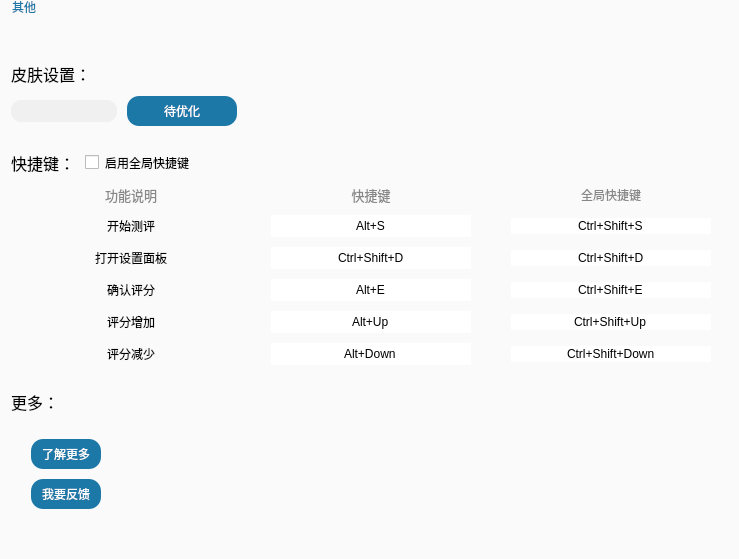
        <widget class="QGroupBox" name="others_gbox">
         <property name="styleSheet">
          <string notr="true">QGroupBox {
    font: 25px &quot;黑体&quot;;
    border: none;
	background-color: rgb(250, 250, 250);
    border-radius:6px;
    margin-top:12px;
}
QGroupBox:title {
    color:rgb(28, 120, 167);
    subcontrol-origin: margin;
    left: 10px;
}</string>
         </property>
         <property name="title">
          <string>其他</string>
         </property>
         <layout class="QVBoxLayout" name="verticalLayout_27">
          <property name="spacing">
           <number>25</number>
          </property>
          <property name="topMargin">
           <number>50</number>
          </property>
          <property name="bottomMargin">
           <number>50</number>
          </property>
          <item>
           <layout class="QVBoxLayout" name="verticalLayout_19">
            <property name="spacing">
             <number>10</number>
            </property>
            <item>
             <widget class="QLabel" name="label_21">
              <property name="font">
               <font>
                <family>黑体</family>
                <pointsize>12</pointsize>
                <weight>50</weight>
                <italic>false</italic>
                <bold>false</bold>
               </font>
              </property>
              <property name="styleSheet">
               <string notr="true">border:none;
font: 12pt &quot;黑体&quot;;</string>
              </property>
              <property name="text">
               <string>皮肤设置：</string>
              </property>
             </widget>
            </item>
            <item>
             <layout class="QHBoxLayout" name="horizontalLayout_37" stretch="0,1">
              <item>
               <layout class="QHBoxLayout" name="horizontalLayout_17">
                <property name="leftMargin">
                 <number>0</number>
                </property>
                <item>
                 <widget class="QLineEdit" name="lineEdit_10">
                  <property name="minimumSize">
                   <size>
                    <width>0</width>
                    <height>22</height>
                   </size>
                  </property>
                  <property name="maximumSize">
                   <size>
                    <width>16777215</width>
                    <height>22</height>
                   </size>
                  </property>
                  <property name="styleSheet">
                   <string notr="true">border:none;
font: 10pt &quot;Microsoft YaHei UI&quot;;
background-color: rgb(240, 240, 240);
border-radius:10px;</string>
                  </property>
                 </widget>
                </item>
                <item>
                 <widget class="QPushButton" name="pushButton_12">
                  <property name="minimumSize">
                   <size>
                    <width>110</width>
                    <height>30</height>
                   </size>
                  </property>
                  <property name="maximumSize">
                   <size>
                    <width>110</width>
                    <height>30</height>
                   </size>
                  </property>
                  <property name="styleSheet">
                   <string notr="true">QPushButton:hover {
	background-color: rgb(58, 189, 236);
}

QPushButton:pressed {
	
	background-color: rgb(27, 87, 126);
}

QPushButton {
	background-color: rgb(28, 120, 167);
	color: rgb(255, 255, 255);
	font: 10pt &quot;黑体&quot;;
	border-radius: 12px;
	border: 10px;
}</string>
                  </property>
                  <property name="text">
                   <string>待优化</string>
                  </property>
                 </widget>
                </item>
               </layout>
              </item>
              <item>
               <widget class="QLabel" name="label_41">
                <property name="text">
                 <string/>
                </property>
               </widget>
              </item>
             </layout>
            </item>
           </layout>
          </item>
          <item>
           <layout class="QVBoxLayout" name="verticalLayout_25">
            <property name="spacing">
             <number>10</number>
            </property>
            <item>
             <layout class="QHBoxLayout" name="horizontalLayout_38" stretch="0,1">
              <item>
               <layout class="QHBoxLayout" name="horizontalLayout_19">
                <item>
                 <widget class="QLabel" name="label_22">
                  <property name="font">
                   <font>
                    <family>黑体</family>
                    <pointsize>12</pointsize>
                    <weight>50</weight>
                    <italic>false</italic>
                    <bold>false</bold>
                   </font>
                  </property>
                  <property name="styleSheet">
                   <string notr="true">border:none;
font: 12pt &quot;黑体&quot;;</string>
                  </property>
                  <property name="text">
                   <string>快捷键：</string>
                  </property>
                 </widget>
                </item>
                <item>
                 <widget class="QCheckBox" name="checkBox">
                  <property name="styleSheet">
                   <string notr="true">border:none;
font: 10pt &quot;黑体&quot;;</string>
                  </property>
                  <property name="text">
                   <string>启用全局快捷键</string>
                  </property>
                 </widget>
                </item>
               </layout>
              </item>
              <item>
               <widget class="QLabel" name="label_42">
                <property name="text">
                 <string/>
                </property>
               </widget>
              </item>
             </layout>
            </item>
            <item>
             <layout class="QHBoxLayout" name="horizontalLayout_39" stretch="2,1">
              <property name="leftMargin">
               <number>20</number>
              </property>
              <item>
               <layout class="QVBoxLayout" name="verticalLayout_7">
                <item>
                 <layout class="QHBoxLayout" name="horizontalLayout_18" stretch="1,1,0">
                  <property name="spacing">
                   <number>40</number>
                  </property>
                  <property name="leftMargin">
                   <number>0</number>
                  </property>
                  <item>
                   <widget class="QLabel" name="label_23">
                    <property name="minimumSize">
                     <size>
                      <width>200</width>
                      <height>0</height>
                     </size>
                    </property>
                    <property name="maximumSize">
                     <size>
                      <width>200</width>
                      <height>16777215</height>
                     </size>
                    </property>
                    <property name="font">
                     <font>
                      <family>黑体</family>
                      <pointsize>10</pointsize>
                      <weight>50</weight>
                      <italic>false</italic>
                      <bold>false</bold>
                     </font>
                    </property>
                    <property name="styleSheet">
                     <string notr="true">color: rgb(135, 135, 135);
font:10pt &quot;黑体&quot;;</string>
                    </property>
                    <property name="text">
                     <string>功能说明</string>
                    </property>
                    <property name="alignment">
                     <set>Qt::AlignCenter</set>
                    </property>
                   </widget>
                  </item>
                  <item>
                   <widget class="QLabel" name="label_27">
                    <property name="minimumSize">
                     <size>
                      <width>200</width>
                      <height>0</height>
                     </size>
                    </property>
                    <property name="maximumSize">
                     <size>
                      <width>200</width>
                      <height>16777215</height>
                     </size>
                    </property>
                    <property name="font">
                     <font>
                      <family>黑体</family>
                      <pointsize>10</pointsize>
                      <weight>50</weight>
                      <italic>false</italic>
                      <bold>false</bold>
                     </font>
                    </property>
                    <property name="styleSheet">
                     <string notr="true">color: rgb(135, 135, 135);
font:10pt &quot;黑体&quot;;</string>
                    </property>
                    <property name="text">
                     <string>快捷键</string>
                    </property>
                    <property name="alignment">
                     <set>Qt::AlignCenter</set>
                    </property>
                   </widget>
                  </item>
                  <item>
                   <widget class="QLabel" name="label_52">
                    <property name="minimumSize">
                     <size>
                      <width>200</width>
                      <height>0</height>
                     </size>
                    </property>
                    <property name="maximumSize">
                     <size>
                      <width>200</width>
                      <height>16777215</height>
                     </size>
                    </property>
                    <property name="layoutDirection">
                     <enum>Qt::LeftToRight</enum>
                    </property>
                    <property name="styleSheet">
                     <string notr="true">color: rgb(135, 135, 135);
font:10pt &quot;黑体&quot;;</string>
                    </property>
                    <property name="text">
                     <string>全局快捷键</string>
                    </property>
                    <property name="alignment">
                     <set>Qt::AlignCenter</set>
                    </property>
                   </widget>
                  </item>
                 </layout>
                </item>
                <item>
                 <layout class="QHBoxLayout" name="horizontalLayout_20" stretch="1,1,1">
                  <property name="spacing">
                   <number>40</number>
                  </property>
                  <item alignment="Qt::AlignHCenter">
                   <widget class="QLabel" name="label_24">
                    <property name="minimumSize">
                     <size>
                      <width>200</width>
                      <height>0</height>
                     </size>
                    </property>
                    <property name="maximumSize">
                     <size>
                      <width>200</width>
                      <height>16777215</height>
                     </size>
                    </property>
                    <property name="styleSheet">
                     <string notr="true">font:10pt &quot;黑体&quot;;</string>
                    </property>
                    <property name="text">
                     <string>开始测评</string>
                    </property>
                    <property name="alignment">
                     <set>Qt::AlignCenter</set>
                    </property>
                   </widget>
                  </item>
                  <item>
                   <widget class="QLineEdit" name="lineEdit_11">
                    <property name="minimumSize">
                     <size>
                      <width>200</width>
                      <height>22</height>
                     </size>
                    </property>
                    <property name="maximumSize">
                     <size>
                      <width>200</width>
                      <height>22</height>
                     </size>
                    </property>
                    <property name="layoutDirection">
                     <enum>Qt::LeftToRight</enum>
                    </property>
                    <property name="styleSheet">
                     <string notr="true">border:none;
font: 10pt &quot;Microsoft YaHei UI&quot;;</string>
                    </property>
                    <property name="text">
                     <string>Alt+S</string>
                    </property>
                    <property name="alignment">
                     <set>Qt::AlignCenter</set>
                    </property>
                   </widget>
                  </item>
                  <item>
                   <widget class="QLineEdit" name="lineEdit_2">
                    <property name="minimumSize">
                     <size>
                      <width>200</width>
                      <height>0</height>
                     </size>
                    </property>
                    <property name="maximumSize">
                     <size>
                      <width>200</width>
                      <height>16777215</height>
                     </size>
                    </property>
                    <property name="styleSheet">
                     <string notr="true">border:none;
font: 10pt &quot;Microsoft YaHei UI&quot;;</string>
                    </property>
                    <property name="text">
                     <string>Ctrl+Shift+S</string>
                    </property>
                    <property name="alignment">
                     <set>Qt::AlignCenter</set>
                    </property>
                   </widget>
                  </item>
                 </layout>
                </item>
                <item>
                 <layout class="QHBoxLayout" name="horizontalLayout_21" stretch="1,1,1">
                  <property name="spacing">
                   <number>40</number>
                  </property>
                  <item alignment="Qt::AlignHCenter">
                   <widget class="QLabel" name="label_25">
                    <property name="minimumSize">
                     <size>
                      <width>200</width>
                      <height>0</height>
                     </size>
                    </property>
                    <property name="maximumSize">
                     <size>
                      <width>200</width>
                      <height>16777215</height>
                     </size>
                    </property>
                    <property name="styleSheet">
                     <string notr="true">font:10pt &quot;黑体&quot;;</string>
                    </property>
                    <property name="text">
                     <string>打开设置面板</string>
                    </property>
                    <property name="alignment">
                     <set>Qt::AlignCenter</set>
                    </property>
                   </widget>
                  </item>
                  <item>
                   <widget class="QLineEdit" name="lineEdit_12">
                    <property name="minimumSize">
                     <size>
                      <width>200</width>
                      <height>22</height>
                     </size>
                    </property>
                    <property name="maximumSize">
                     <size>
                      <width>200</width>
                      <height>22</height>
                     </size>
                    </property>
                    <property name="styleSheet">
                     <string notr="true">border:none;
font: 10pt &quot;Microsoft YaHei UI&quot;;</string>
                    </property>
                    <property name="text">
                     <string>Ctrl+Shift+D</string>
                    </property>
                    <property name="alignment">
                     <set>Qt::AlignCenter</set>
                    </property>
                   </widget>
                  </item>
                  <item>
                   <widget class="QLineEdit" name="lineEdit_6">
                    <property name="minimumSize">
                     <size>
                      <width>200</width>
                      <height>0</height>
                     </size>
                    </property>
                    <property name="maximumSize">
                     <size>
                      <width>200</width>
                      <height>16777215</height>
                     </size>
                    </property>
                    <property name="styleSheet">
                     <string notr="true">border:none;
font: 10pt &quot;Microsoft YaHei UI&quot;;</string>
                    </property>
                    <property name="text">
                     <string>Ctrl+Shift+D</string>
                    </property>
                    <property name="alignment">
                     <set>Qt::AlignCenter</set>
                    </property>
                   </widget>
                  </item>
                 </layout>
                </item>
                <item>
                 <layout class="QHBoxLayout" name="horizontalLayout_31" stretch="1,1,1">
                  <property name="spacing">
                   <number>40</number>
                  </property>
                  <item alignment="Qt::AlignHCenter">
                   <widget class="QLabel" name="label_63">
                    <property name="minimumSize">
                     <size>
                      <width>200</width>
                      <height>0</height>
                     </size>
                    </property>
                    <property name="maximumSize">
                     <size>
                      <width>200</width>
                      <height>16777215</height>
                     </size>
                    </property>
                    <property name="styleSheet">
                     <string notr="true">font:10pt &quot;黑体&quot;;</string>
                    </property>
                    <property name="text">
                     <string>确认评分</string>
                    </property>
                    <property name="alignment">
                     <set>Qt::AlignCenter</set>
                    </property>
                   </widget>
                  </item>
                  <item>
                   <widget class="QLineEdit" name="lineEdit_18">
                    <property name="minimumSize">
                     <size>
                      <width>200</width>
                      <height>22</height>
                     </size>
                    </property>
                    <property name="maximumSize">
                     <size>
                      <width>200</width>
                      <height>22</height>
                     </size>
                    </property>
                    <property name="styleSheet">
                     <string notr="true">border:none;
font: 10pt &quot;Microsoft YaHei UI&quot;;</string>
                    </property>
                    <property name="text">
                     <string>Alt+E</string>
                    </property>
                    <property name="alignment">
                     <set>Qt::AlignCenter</set>
                    </property>
                   </widget>
                  </item>
                  <item>
                   <widget class="QLineEdit" name="lineEdit_19">
                    <property name="minimumSize">
                     <size>
                      <width>200</width>
                      <height>0</height>
                     </size>
                    </property>
                    <property name="maximumSize">
                     <size>
                      <width>200</width>
                      <height>16777215</height>
                     </size>
                    </property>
                    <property name="styleSheet">
                     <string notr="true">border:none;
font: 10pt &quot;Microsoft YaHei UI&quot;;</string>
                    </property>
                    <property name="text">
                     <string>Ctrl+Shift+E</string>
                    </property>
                    <property name="alignment">
                     <set>Qt::AlignCenter</set>
                    </property>
                   </widget>
                  </item>
                 </layout>
                </item>
                <item>
                 <layout class="QHBoxLayout" name="horizontalLayout_35" stretch="1,1,1">
                  <property name="spacing">
                   <number>40</number>
                  </property>
                  <item alignment="Qt::AlignHCenter">
                   <widget class="QLabel" name="label_64">
                    <property name="minimumSize">
                     <size>
                      <width>200</width>
                      <height>0</height>
                     </size>
                    </property>
                    <property name="maximumSize">
                     <size>
                      <width>200</width>
                      <height>16777215</height>
                     </size>
                    </property>
                    <property name="styleSheet">
                     <string notr="true">font:10pt &quot;黑体&quot;;</string>
                    </property>
                    <property name="text">
                     <string>评分增加</string>
                    </property>
                    <property name="alignment">
                     <set>Qt::AlignCenter</set>
                    </property>
                   </widget>
                  </item>
                  <item>
                   <widget class="QLineEdit" name="lineEdit_20">
                    <property name="minimumSize">
                     <size>
                      <width>200</width>
                      <height>22</height>
                     </size>
                    </property>
                    <property name="maximumSize">
                     <size>
                      <width>200</width>
                      <height>22</height>
                     </size>
                    </property>
                    <property name="styleSheet">
                     <string notr="true">border:none;
font: 10pt &quot;Microsoft YaHei UI&quot;;</string>
                    </property>
                    <property name="text">
                     <string>Alt+Up</string>
                    </property>
                    <property name="alignment">
                     <set>Qt::AlignCenter</set>
                    </property>
                   </widget>
                  </item>
                  <item>
                   <widget class="QLineEdit" name="lineEdit_21">
                    <property name="minimumSize">
                     <size>
                      <width>200</width>
                      <height>0</height>
                     </size>
                    </property>
                    <property name="maximumSize">
                     <size>
                      <width>200</width>
                      <height>16777215</height>
                     </size>
                    </property>
                    <property name="styleSheet">
                     <string notr="true">border:none;
font: 10pt &quot;Microsoft YaHei UI&quot;;</string>
                    </property>
                    <property name="text">
                     <string>Ctrl+Shift+Up</string>
                    </property>
                    <property name="alignment">
                     <set>Qt::AlignCenter</set>
                    </property>
                   </widget>
                  </item>
                 </layout>
                </item>
                <item>
                 <layout class="QHBoxLayout" name="horizontalLayout_22" stretch="1,1,1">
                  <property name="spacing">
                   <number>40</number>
                  </property>
                  <item alignment="Qt::AlignHCenter">
                   <widget class="QLabel" name="label_26">
                    <property name="minimumSize">
                     <size>
                      <width>200</width>
                      <height>0</height>
                     </size>
                    </property>
                    <property name="maximumSize">
                     <size>
                      <width>200</width>
                      <height>16777215</height>
                     </size>
                    </property>
                    <property name="styleSheet">
                     <string notr="true">font:10pt &quot;黑体&quot;;</string>
                    </property>
                    <property name="text">
                     <string>评分减少</string>
                    </property>
                    <property name="alignment">
                     <set>Qt::AlignCenter</set>
                    </property>
                   </widget>
                  </item>
                  <item>
                   <widget class="QLineEdit" name="lineEdit_13">
                    <property name="minimumSize">
                     <size>
                      <width>200</width>
                      <height>22</height>
                     </size>
                    </property>
                    <property name="maximumSize">
                     <size>
                      <width>200</width>
                      <height>22</height>
                     </size>
                    </property>
                    <property name="styleSheet">
                     <string notr="true">border:none;
font: 10pt &quot;Microsoft YaHei UI&quot;;</string>
                    </property>
                    <property name="text">
                     <string>Alt+Down</string>
                    </property>
                    <property name="alignment">
                     <set>Qt::AlignCenter</set>
                    </property>
                   </widget>
                  </item>
                  <item>
                   <widget class="QLineEdit" name="lineEdit_17">
                    <property name="minimumSize">
                     <size>
                      <width>200</width>
                      <height>0</height>
                     </size>
                    </property>
                    <property name="maximumSize">
                     <size>
                      <width>200</width>
                      <height>16777215</height>
                     </size>
                    </property>
                    <property name="styleSheet">
                     <string notr="true">border:none;
font: 10pt &quot;Microsoft YaHei UI&quot;;</string>
                    </property>
                    <property name="text">
                     <string>Ctrl+Shift+Down</string>
                    </property>
                    <property name="alignment">
                     <set>Qt::AlignCenter</set>
                    </property>
                   </widget>
                  </item>
                 </layout>
                </item>
               </layout>
              </item>
              <item>
               <widget class="QLabel" name="label_43">
                <property name="text">
                 <string/>
                </property>
               </widget>
              </item>
             </layout>
            </item>
           </layout>
          </item>
          <item>
           <layout class="QVBoxLayout" name="verticalLayout_26">
            <item>
             <widget class="QLabel" name="label_45">
              <property name="font">
               <font>
                <family>黑体</family>
                <pointsize>12</pointsize>
                <weight>50</weight>
                <italic>false</italic>
                <bold>false</bold>
               </font>
              </property>
              <property name="styleSheet">
               <string notr="true">border:none;
font: 12pt &quot;黑体&quot;;</string>
              </property>
              <property name="text">
               <string>更多：</string>
              </property>
             </widget>
            </item>
            <item>
             <layout class="QHBoxLayout" name="horizontalLayout_40" stretch="0,1">
              <property name="spacing">
               <number>10</number>
              </property>
              <item>
               <layout class="QVBoxLayout" name="verticalLayout_8">
                <property name="leftMargin">
                 <number>20</number>
                </property>
                <item>
                 <widget class="QPushButton" name="pushButton_14">
                  <property name="minimumSize">
                   <size>
                    <width>70</width>
                    <height>30</height>
                   </size>
                  </property>
                  <property name="maximumSize">
                   <size>
                    <width>70</width>
                    <height>30</height>
                   </size>
                  </property>
                  <property name="styleSheet">
                   <string notr="true">QPushButton:hover {
	background-color: rgb(58, 189, 236);
}

QPushButton:pressed {
	
	background-color: rgb(27, 87, 126);
}

QPushButton {
	background-color: rgb(28, 120, 167);
	color: rgb(255, 255, 255);
	font: 10pt &quot;黑体&quot;;
	border-radius: 12px;
	border: 10px;
}</string>
                  </property>
                  <property name="text">
                   <string>了解更多</string>
                  </property>
                 </widget>
                </item>
                <item>
                 <widget class="QPushButton" name="pushButton_13">
                  <property name="minimumSize">
                   <size>
                    <width>70</width>
                    <height>30</height>
                   </size>
                  </property>
                  <property name="maximumSize">
                   <size>
                    <width>70</width>
                    <height>30</height>
                   </size>
                  </property>
                  <property name="styleSheet">
                   <string notr="true">QPushButton:hover {
	background-color: rgb(58, 189, 236);
}

QPushButton:pressed {
	
	background-color: rgb(27, 87, 126);
}

QPushButton {
	background-color: rgb(28, 120, 167);
	color: rgb(255, 255, 255);
	font: 10pt &quot;黑体&quot;;
	border-radius: 12px;
	border: 10px;
}</string>
                  </property>
                  <property name="text">
                   <string>我要反馈</string>
                  </property>
                 </widget>
                </item>
               </layout>
              </item>
              <item>
               <widget class="QLabel" name="label_44">
                <property name="text">
                 <string/>
                </property>
               </widget>
              </item>
             </layout>
            </item>
           </layout>
          </item>
         </layout>
        </widget>
